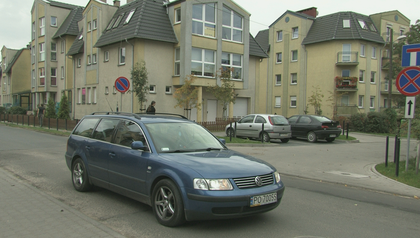
%> input picture V_original.png, 420 x 238 px, shrunk from 1920 x 1088 before the run
$ octave main.m   (GNU Octave 9; MATLAB toolbox functions it lacks are replaced by stand-ins)
%> lines starting %> are read from the running program, lines starting %| are printed output that depends on the picture; in (x1, y1, x2, y2) boxes, pixels count from 0 and x2, y2 are one past the last pixel; in counts of white or black regions, pixels touching at a corner belong together; the program's own positions count from 1
%> further down, image_original is the input picture: size 238x420x3 uint8; mean R, G, B 115.4, 120, 106.1
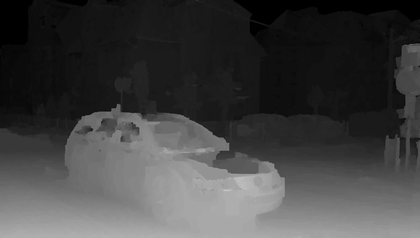
%> input picture D_original.png, 420 x 238 px, shrunk from 1920 x 1088 before the run
%> further down, image_depth is the input picture: size 238x420x3 uint8; min 0, max 197, mean 65.7
### getDepthMap.m
function Z_Map = getDepthMap(Depth_Image,Znear, Zfar)
%> called with Znear = 34.51, Zfar = 2760.5
%{
    -------------------------------------------
    HELPER FUNCTION : For creating depth map
    -------------------------------------------
    Given depth image (H,W,3) where each channel pixel has equal value,
    Znear, and Zfar vlalue the function generates the depth map
%}


Depth_Image = rgb2gray(Depth_Image);
[H,W] = size(Depth_Image);
%> H = 238; W = 420
Z_Map = zeros(H,W,'double');
Depth_Image = cast(Depth_Image,'double');
%> Depth_Image: size 238x420 double

%{
    ------------------------------------------------
     For this task inverse mapping is used for depth
    ------------------------------------------------
                           1
    Z = _____________________________________________
        ((I(ij)/255)x (1/Znear - 1/Zfar)) + (1/Zfar)
%}
for i = 1:H
    for j = 1:W
        t1 = Depth_Image(i,j)/255;
        t2 = (1/Znear) - (1/Zfar);
        t3 = t1*t2;
        t4 = t3+(1/Zfar);
        Z_Map(i,j) = 1/t4;
    end
end
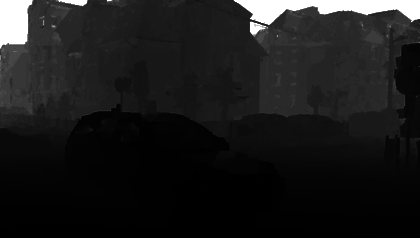
%> Z_Map: size 238x420 double; min 44.5, max 2760.5, mean 341.8; drawn with min black and max white

### DIBR.m
function V_v = DIBR(V_o,D_o,K_o,Rt_o,K_v,Rt_v)
%> called with K_o = [1732.9 0 943.2; 0 1729.9 548.8; 0 0 1], Rt_o = [1 0 0 0; 0 1 0 0; 0 0 1 0], K_v = [1732.9 0 943.2; 0 1729.9 548.8; 0 0 1], Rt_v = [1 0 0 1.59; 0 1 0 0; 0 0 1 0]

%{
    ------------------------------------------------------------
    HELPER FUNCTION : To be used by scripts for objective 1 & 2
    ------------------------------------------------------------
%}

[H,W,RGB] = size(V_o);        % H and W information about image is required, color channel is not necessary at this point
%> RGB = 3
V_v = zeros(H,W,3);         % Result image that needs to be returned

% Get inverse projection parameters since o = K_o[R|t]*M
fx = K_o(1,1);  fy = K_o(2,2);
u0 = K_o(1,3);  v0 = K_o(2,3);
P_o = K_o*Rt_o; P_v = K_v*Rt_v;


% below iterative approach can be done in simple P^-1(3x3)x m_o xDepth
Cam_XYZ = zeros(H*W,3);
index = 1;
for v = 1:H
    for u = 1:W
        x = (u-u0)*D_o(v,u)/fx;
        y = (v-v0)*D_o(v,u)/fy;
        z = D_o(v,u);
        Cam_XYZ(index,:) = [x y z];
        index = index+1;
    end
end
%> after the loop, index = 99961
Cam_XYZ = Cam_XYZ';

%{
---------------------------------------------------------------------------
        Optional Info: Visualization of points with Depth information
---------------------------------------------------------------------------
Set target distance 250,so this way additonal points with larger distance
will be discarded thus making matlab's scatter3 function little faster and
easier to navigate

If depth information is visualized, the other subplots needs to be
disabled, better comment out the all code after visualize3D line, both in
this function and the calling script
%}
%visualize3D(Cam_XYZ,250);

M = [Cam_XYZ;ones(1,H*W)];

% Apply projection matrix of virutal camera and convert 3D to 2D

m_V = P_v*M;
v_points = zeros(H*W,2);
index = 1;
for v = 1:H
    for u = 1:W
        x = m_V(1,index);
        y = m_V(2,index);
        u_P = x/D_o(v,u);
        v_P = y/D_o(v,u);
        v_points(index,:) = [v_P u_P];
        index = index+1;
    end
end
v_points = cast(v_points,'int64');

% Round off the pixels in new virutal image and fill cracks with white,
% create a binary image for Impainting
index = 1;
myMap = zeros(H,W); % Keeping track of already seen points, a better way would have been use of HashMap for saving space
output_image = zeros(H,W,3);
bin_image = zeros(H,W);
for i = 1:H
    for j = 1:W
        x_o = v_points(index,1);
        y_o = v_points(index,2);
        if(x_o>0 && x_o<=H && y_o>0 && y_o<=W)
            if (myMap(x_o,y_o)==0)
                output_image(i,j,1) = V_o(x_o,y_o,1);
                output_image(i,j,2) = V_o(x_o,y_o,2);
                output_image(i,j,3) = V_o(x_o,y_o,3);
                myMap(x_o,y_o) = 1;
            else
                output_image(i,j,1) = 255;
                output_image(i,j,2) = 255;
                output_image(i,j,3) = 255;
                bin_image(i,j) = 1;
            end
        end
        index = index+1;
    end
end
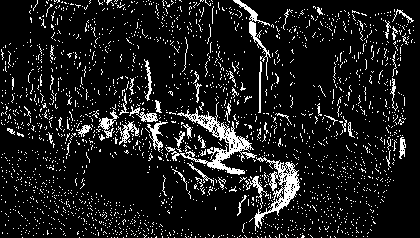
%> bin_image: size 238x420 double; values 0 (black) and 1 (white), 10.8% white in thin lines or dots
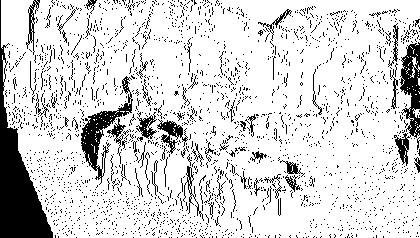
%> myMap: size 238x420 double; values 0 (black) and 1 (white), 84.2% white; 2260 black regions (2200 under 20 px), largest, box (x1, y1, x2, y2) and area: (0, 0, 53, 238) 4059, (394, 42, 420, 166) 1328, (81, 76, 133, 185) 1316
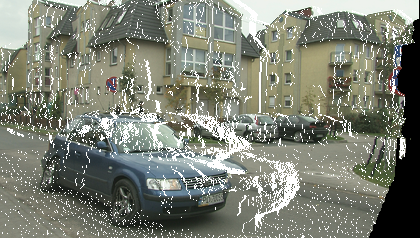
%> output_image: size 238x420x3 double; mean R, G, B 125.3, 129.1, 117

output_image = cast(output_image,'uint8');
%> output_image: size 238x420x3 uint8

% save binary image for virtual image
imwrite(bin_image,'Output Results\Output Task 3 - Remove Cracks, Missing Regions\Virtual_Bin_Image.png')
V_v = output_image;

### main.m
%{
    ------------------------------------
    Objective 1 : Generate 2D Virtual Image with DIBR
    ------------------------------------
    Description : This script uses C_original and C_virtual camera positions
                 to generate N numebr of virutal images based on virtual
                 camera positioned at N points connecting C_original and
                 C_virtual
%}

%{
    file_depth = Location for image file containing depth info (H,W,3)
    file_texture = Location for image file containing color info (H,W,3)
    save_output = set it to "false" in case saving generated image is not
    required
%}
file_depth = 'D_original.png';
file_texture = 'V_original.png';
save_output = true;

%{
    ---------------------------
    Original Camera Parameters
    ---------------------------
    K_original  [3 x 3] = Intrinsic Parameters
    Rt_original [3 x 4] = Extrinsic Parameters
    Znear = Nearest Point from Original Camera
    Zfar = Farthese Point from Original Camera
%}
K_original = [1732.87   0.0     943.23;
              0.0       1729.90 548.845040;
              0         0       1];
Rt_original = [1.0 0.0 0.0 0.0;
               0.0 1.0 0.0 0.0;
               0.0 0.0 1.0 0.0];
Zfar = 2760.510889;
Znear = 34.506386;

%{
    ---------------------------
    Virtual Camera Parameters
    ---------------------------
    K_virtual  [3 x 3] = Intrinsic Parameters
    Rt_virtual [3 x 4] = Extrinsic Parameters
%}
K_virtual = [1732.87    0.0     943.23;
             0.0        1729.90 548.845040;
             0          0       1];
Rt_virtual = [1.0 0.0 0.0 1.5924;
              0.0 1.0 0.0 0.0;
              0.0 0.0 1.0 0.0];

image_original = imread(file_texture); % read RGB image
image_depth = imread(file_depth);      % read Depth image
Z_Map = getDepthMap(image_depth,Znear, Zfar); % create actual depth map for DIBR function

image_output = DIBR(image_original,Z_Map,K_original, Rt_original,K_virtual, Rt_virtual); % Invoke DIBR

% If saving output is required then save the image
if save_output
    imwrite(image_output,'Output Results\Output Task 1 - Generate Virtual Image\Output_Virtual_Image.png');
end

%{
    Plot Input vs Output Image
%}
subplot(1,2,1),imshow(image_original),title('Input Image');
subplot(1,2,2),imshow(image_output),title('Output Image');
